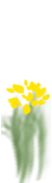
#> input picture nuovi/particelle/fiore1_part2x.png, 52 x 183 px
$ python -i 14_allinea.py   (imports and definitions only)
#> lines starting #> are read from the running program, lines starting #| are printed output that depends on the picture; after the words box and inside, x2 and y2 are one past the last pixel; in counts of white or black regions, pixels touching at a corner belong together
"""[§9.49] Origini degli sprite di una serie (nuovi.json, "serie") dalla
sagoma degli sprite del progetto corrispondenti.

Il lavoratore nemico dell'autore (nuovi/sprites/omino_blu/, b_ow11...) e'
lo stesso personaggio del lavoratore alleato (ow11...) ridisegnato, ogni
immagine in una tela 83x107 ma non sempre nello stesso punto. Per ogni
immagine si cerca lo spostamento che sovrappone meglio la sua sagoma (alpha
> 100) a quella dello sprite alleato (prima: i rettangoli allineati in
basso e al centro; poi +-8 px, il massimo dell'intersezione sull'unione);
l'origine e' quella dello sprite alleato riportata nell'immagine nuova. Cosi'
il nemico sta dove sta l'alleato, fotogramma per fotogramma.

Scrive "origini" nella serie in nuovi/nuovi.json e stampa la sovrapposizione
peggiore (sotto 0,7: probabilmente l'immagine sbagliata). Rilanciare se
cambiano le immagini.

[§9.85] Gli sprite danneggiati dell'autore ("su": lo sprite del progetto
integro, es. torre_b_r1 su torre_b) sono ritagliati sul disegno ed esportati
a un'altra scala (~1,05). Per ognuno: la scala (0,90-1,10 a passi di
0,005) e lo spostamento che sovrappongono meglio contorni neri e sagoma a
quelli dell'integro (correlazione con la FFT: richiede numpy, solo qui; la
pipeline legge i numeri scritti); poi una scala unica per tutti (la mediana:
vengono dalla stessa esportazione) e gli spostamenti rifatti con quella.
Scrive "scala" e "a" (il pixel (0, 0) dello sprite scalato va in (x, y)
dell'integro) e stampa la sovrapposizione.

Uso:  python3 tools/14_allinea.py
"""
import json
import os
import sys

from PIL import Image, ImageChops

sys.path.insert(0, os.path.dirname(os.path.abspath(__file__)))
from _paths import DATA_DIR, GMX_DIR, need  # noqa: E402
import nuovi  # noqa: E402

R = 8  # px di ricerca attorno al primo allineamento


def silhouette(im):
    return im.convert("RGBA").getchannel("A").point(lambda v: 255 if v > 100 else 0).convert("1")


def count(m):
    return m.histogram()[-1]


# [89 lines left out: functions align, _features, _register, damaged, main, not called in this run]


# [2 lines not run here, left out]

>>> from PIL import Image
>>> picture = Image.open('../nuovi/particelle/fiore1_part2x.png')
#> picture is the input picture: PIL image 52x183 RGBA; mean R, G, B, A 82.7, 93.6, 51.6, 58.6
>>> result = silhouette(picture)
#> in silhouette, `return im.convert("RGBA").getchannel("A").point(lambda v: 255 if v > 1..`:
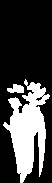
#> returned value: PIL image 52x183 1; 26.6% white; 2 white regions, box (x1, y1, x2, y2) and area: (3, 79, 50, 183) 2424, (7, 84, 24, 93) 110

$ run again, on monastero_casetta.png
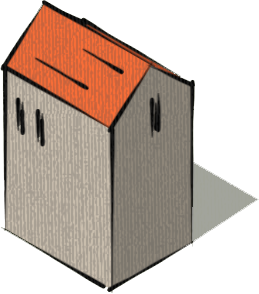
#> input picture monastero_casetta.png, 259 x 294 px
#> picture is the input picture: PIL image 259x294 RGBA; mean R, G, B, A 192.1, 175.6, 164.8, 147.3
#> in silhouette, `return im.convert("RGBA").getchannel("A").point(lambda v: 255 if v > 1..`:
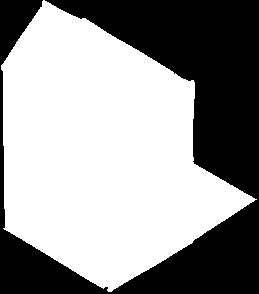
#> returned value: PIL image 259x294 1; 59.5% white; 1 black region, box (x1, y1, x2, y2) and area: (0, 0, 259, 294) 30859

$ run again, on monastero_corpo.png
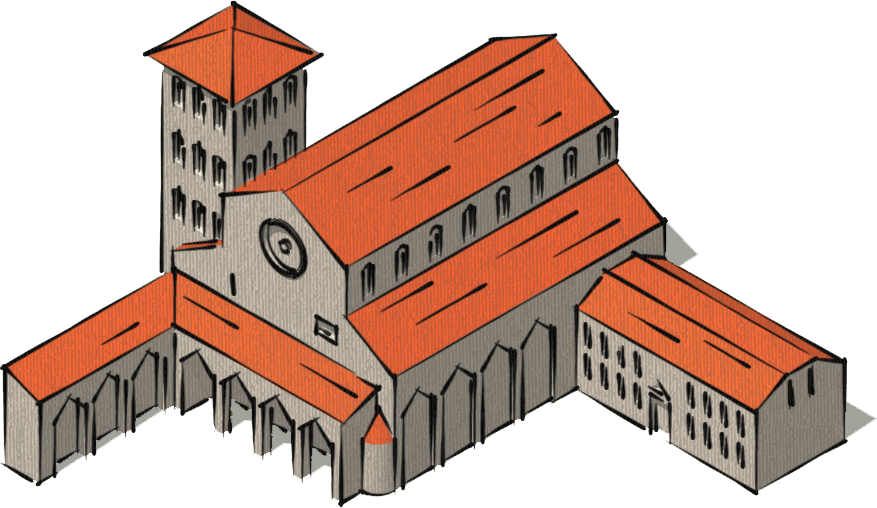
#> input picture monastero_corpo.png, 877 x 508 px
#> picture is the input picture: PIL image 877x508 RGBA; mean R, G, B, A 201.9, 173.4, 161.2, 135
#> in silhouette, `return im.convert("RGBA").getchannel("A").point(lambda v: 255 if v > 1..`:
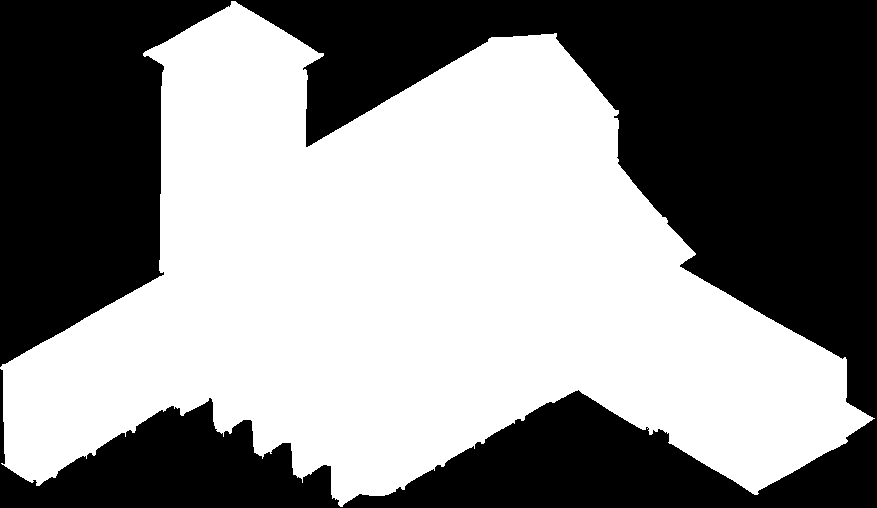
#> returned value: PIL image 877x508 1; 53.3% white; 1 black region, box (x1, y1, x2, y2) and area: (0, 0, 877, 508) 208043
